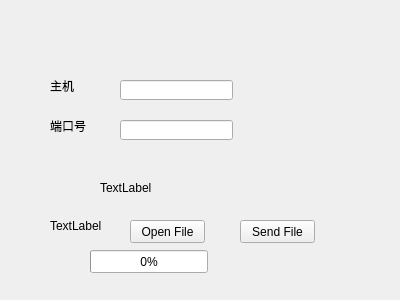
<?xml version="1.0" encoding="UTF-8"?>
<ui version="4.0">
 <class>Widget</class>
 <widget class="QWidget" name="Widget">
  <property name="geometry">
   <rect>
    <x>0</x>
    <y>0</y>
    <width>400</width>
    <height>300</height>
   </rect>
  </property>
  <property name="windowTitle">
   <string>Widget</string>
  </property>
  <widget class="QLabel" name="label">
   <property name="geometry">
    <rect>
     <x>50</x>
     <y>80</y>
     <width>54</width>
     <height>12</height>
    </rect>
   </property>
   <property name="text">
    <string>主机</string>
   </property>
  </widget>
  <widget class="QLineEdit" name="hostLineEdit">
   <property name="geometry">
    <rect>
     <x>120</x>
     <y>80</y>
     <width>113</width>
     <height>20</height>
    </rect>
   </property>
  </widget>
  <widget class="QLineEdit" name="portLineEdit">
   <property name="geometry">
    <rect>
     <x>120</x>
     <y>120</y>
     <width>113</width>
     <height>20</height>
    </rect>
   </property>
  </widget>
  <widget class="QPushButton" name="openButton">
   <property name="geometry">
    <rect>
     <x>130</x>
     <y>220</y>
     <width>75</width>
     <height>23</height>
    </rect>
   </property>
   <property name="text">
    <string>Open File</string>
   </property>
  </widget>
  <widget class="QLabel" name="label_2">
   <property name="geometry">
    <rect>
     <x>50</x>
     <y>120</y>
     <width>54</width>
     <height>12</height>
    </rect>
   </property>
   <property name="text">
    <string>端口号</string>
   </property>
  </widget>
  <widget class="QLabel" name="messageLabel">
   <property name="geometry">
    <rect>
     <x>100</x>
     <y>180</y>
     <width>181</width>
     <height>16</height>
    </rect>
   </property>
   <property name="text">
    <string>TextLabel</string>
   </property>
  </widget>
  <widget class="QProgressBar" name="clientProgressBar">
   <property name="geometry">
    <rect>
     <x>90</x>
     <y>250</y>
     <width>118</width>
     <height>23</height>
    </rect>
   </property>
   <property name="value">
    <number>0</number>
   </property>
  </widget>
  <widget class="QLabel" name="clientStatusLabel">
   <property name="geometry">
    <rect>
     <x>50</x>
     <y>220</y>
     <width>54</width>
     <height>12</height>
    </rect>
   </property>
   <property name="text">
    <string>TextLabel</string>
   </property>
  </widget>
  <widget class="QPushButton" name="sendButton">
   <property name="geometry">
    <rect>
     <x>240</x>
     <y>220</y>
     <width>75</width>
     <height>23</height>
    </rect>
   </property>
   <property name="text">
    <string>Send File</string>
   </property>
  </widget>
 </widget>
 <layoutdefault spacing="6" margin="11"/>
 <resources/>
 <connections/>
</ui>
